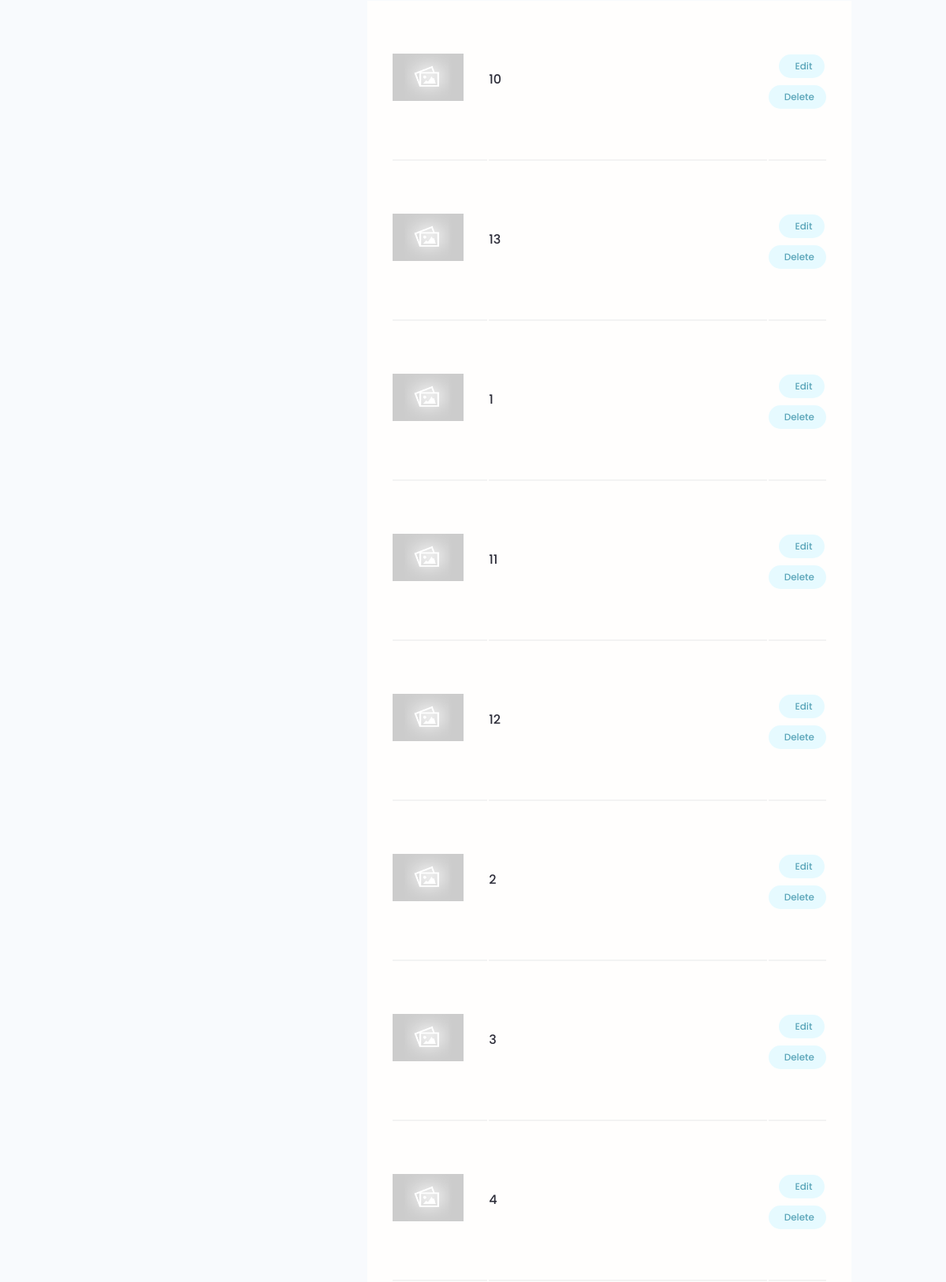
Page /account/ (signed in, middle part) on the earlier database version.
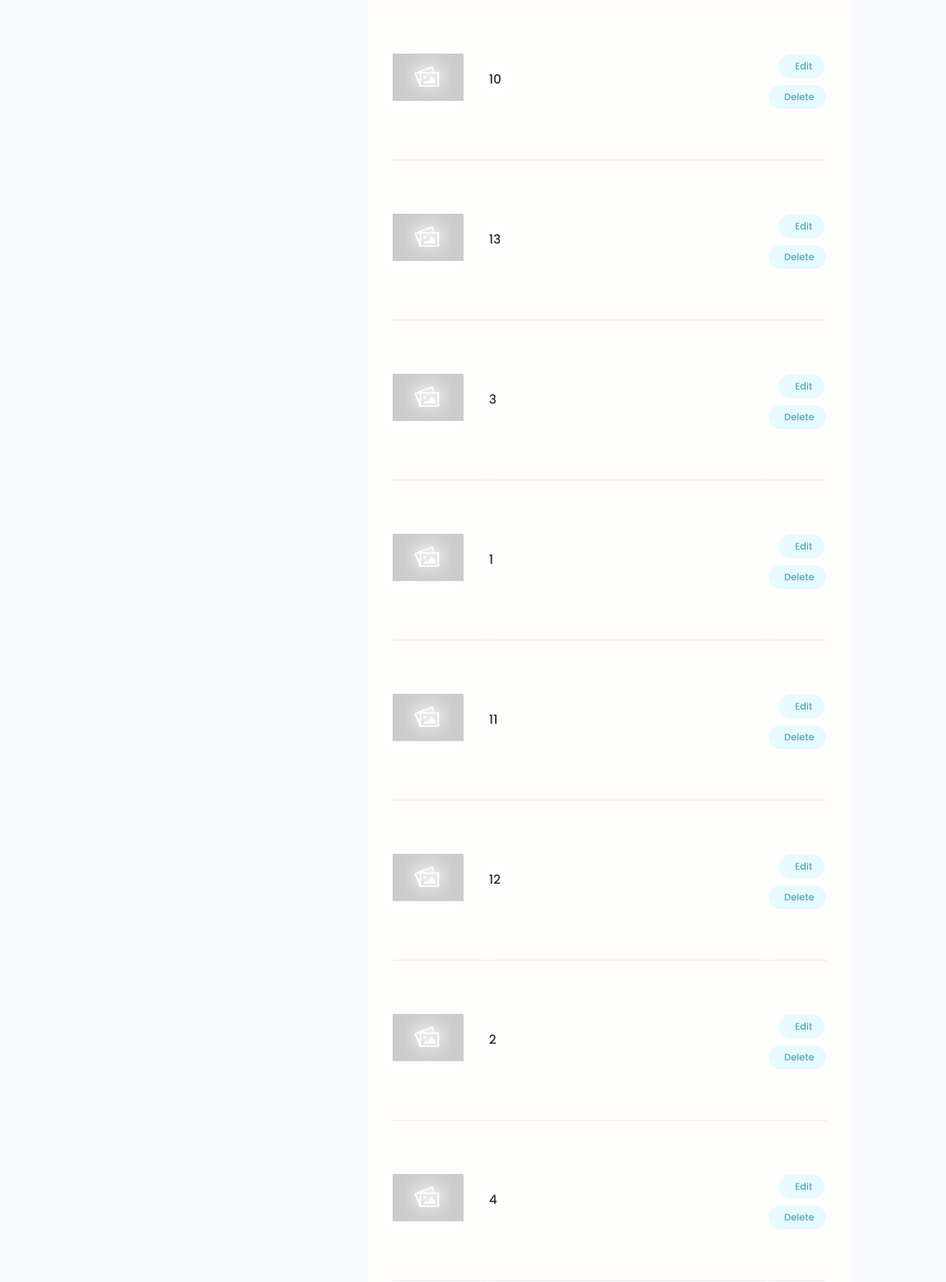
Same page on the later database version.
### projects/models.py (models this page shows, shortened)
class Project(models.Model):
    id = models.UUIDField(default=uuid.uuid4, unique=True, primary_key=True, editable=False)
    owner = models.ForeignKey(Profile, null=True, blank=True, on_delete=models.SET_NULL)
    title = models.CharField(max_length=2000)
    description = models.TextField(null=True, blank=True)
    image = models.ImageField(default="default.jpg")
    tags = models.ManyToManyField('Tag', blank=True)
    demo_link = models.URLField(max_length=2000, null=True, blank=True)
    source_link = models.URLField(max_length=2000, null=True, blank=True)
    vote_total = models.IntegerField(default=0, null=True, blank=True)
    vote_ratio = models.IntegerField(default=0, null=True, blank=True)
    created = models.DateTimeField(auto_now_add=True)
    class Meta:
        ordering = ["-vote_ratio", "-vote_total", "title"]

### users/views.py (the view)
# urls.py: path('account/', views.userAccount, name="account"),
@login_required
def userAccount(request):
    profile = request.user.profile
    skills = profile.skill_set.all()
    projects = profile.project_set.all()
    context = {
        "profile": profile,
        "skills": skills,
        "projects": projects
    }
    return render(request, "users/account.html", context)

### users/templates/users/account.html (shortened to what this page needs)
{% extends 'main.html' %}
{% block content %}
<main class="settingsPage profile my-md">
    <div class="container">
        <div class="layout">
            <div class="column column--1of3">
            </div>
            <div class="column column--2of3">
                <table class="settings__table">
                    {% for project in projects %}
                    <tr>
                        <td class="settings__thumbnail">
                            <a href="{% url 'project' project.id %}"><img src="{{project.image.url}}" alt="Project Thumbnail" /></a>
                        </td>
                        <td class="settings__tableInfo">
                            <a href="{% url 'project' project.id %}">{{project.title}}</a>
                        </td>
                        <td class="settings__tableActions">
                            <a class="tag tag--pill tag--main settings__btn" href="{% url 'update-project' project.id %}">
                                Edit</a>
                            <a class="tag tag--pill tag--main settings__btn" href="{% url 'delete-project' project.id %}"> Delete</a>
                        </td>
                    </tr>
                    {% endfor %}
                </table>
            </div>
        </div>
    </div>
</main>
{% endblock %}

Differences in the rows shown:
changed Project (number 3 of 8 on the later page): moves up the list
